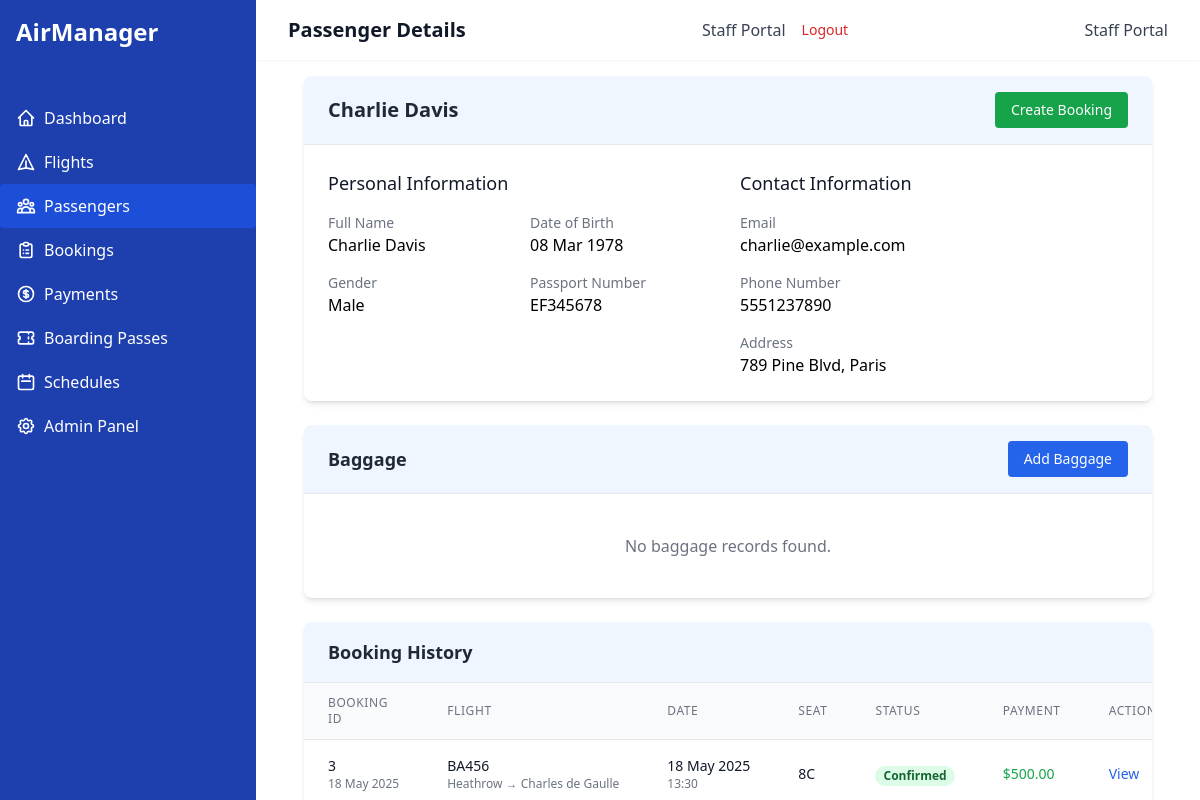
Screenshot of /passengers/3/ (signed in) with the database file from the repository.
### airline_app/models.py (models this page shows, shortened)
class Passenger(models.Model):
    GENDER_CHOICES = [
        ('M', 'Male'),
        ('F', 'Female'),
        ('O', 'Other'),
    ]
    passenger_id = models.AutoField(primary_key=True)
    name = models.CharField(max_length=100)
    date_of_birth = models.DateField()
    gender = models.CharField(max_length=1, choices=GENDER_CHOICES)
    email = models.EmailField()
    phone_number = models.CharField(max_length=15)
    passport_number = models.CharField(max_length=20, unique=True)
    address = models.TextField()

class Booking(models.Model):
    STATUS_CHOICES = [
        ('CONFIRMED', 'Confirmed'),
        ('PENDING', 'Pending'),
        ('CANCELLED', 'Cancelled'),
    ]
    booking_id = models.AutoField(primary_key=True)
    booking_date = models.DateTimeField(auto_now_add=True)
    seat_number = models.CharField(max_length=5)
    passenger = models.ForeignKey(Passenger, on_delete=models.CASCADE, related_name='bookings')
    flight = models.ForeignKey(Flight, on_delete=models.CASCADE, related_name='bookings')
    status = models.CharField(max_length=10, choices=STATUS_CHOICES, default='PENDING')
    class Meta:
        unique_together = ('flight', 'seat_number')

class Flight(models.Model):
    flight_id = models.AutoField(primary_key=True)
    flight_number = models.CharField(max_length=10, unique=True)
    departure_time = models.DateTimeField()
    arrival_time = models.DateTimeField()
    source_airport = models.ForeignKey(Airport, on_delete=models.CASCADE, related_name='departing_flights')
    destination_airport = models.ForeignKey(Airport, on_delete=models.CASCADE, related_name='arriving_flights')
    aircraft = models.ForeignKey(Aircraft, on_delete=models.CASCADE, related_name='flights')
    crew = models.ManyToManyField(CrewMember, related_name='flights')

class Airport(models.Model):
    airport_id = models.AutoField(primary_key=True)
    airport_name = models.CharField(max_length=100)
    location = models.CharField(max_length=100)
    country = models.CharField(max_length=50)

class Payment(models.Model):
    PAYMENT_METHOD_CHOICES = [
        ('CREDIT_CARD', 'Credit Card'),
        ('DEBIT_CARD', 'Debit Card'),
        ('PAYPAL', 'PayPal'),
        ('BANK_TRANSFER', 'Bank Transfer'),
    ]
    payment_id = models.AutoField(primary_key=True)
    amount = models.DecimalField(max_digits=10, decimal_places=2)
    payment_method = models.CharField(max_length=15, choices=PAYMENT_METHOD_CHOICES)
    payment_date = models.DateTimeField(auto_now_add=True)
    booking = models.OneToOneField(Booking, on_delete=models.CASCADE, related_name='payment')

### airline_app/views.py (the view)
# urls.py: path('passengers/<int:pk>/', views.PassengerDetailView.as_view(), name='passenger-detail'),
class PassengerDetailView(LoginRequiredMixin, DetailView):
    model = Passenger
    template_name = 'airline_app/passenger_detail.html'
    context_object_name = 'passenger'
    def get_context_data(self, **kwargs):
        context = super().get_context_data(**kwargs)
        context['bookings'] = self.object.bookings.all()
        context['baggage'] = self.object.baggage.all()
        return context

### airline_app/templates/airline_app/passenger_detail.html (shortened to what this page needs)
{% extends 'airline_app/base.html' %}
{% block header %}Passenger Details{% endblock %}
{% block content %}
<div class="bg-white rounded-lg shadow-md overflow-hidden mb-6">
    <div class="bg-blue-50 px-6 py-4 border-b border-gray-200 flex justify-between items-center">
        <h2 class="text-xl font-semibold text-gray-800">{{ passenger.name }}</h2>
        <div class="flex space-x-2">
            <a href="{% url 'booking-create' %}?passenger={{ passenger.pk }}" class="bg-green-600 hover:bg-green-700 text-white text-sm font-medium py-2 px-4 rounded transition-colors">
                Create Booking
            </a>
        </div>
    </div>
    <div class="p-6">
        <div class="grid grid-cols-1 md:grid-cols-2 gap-6">
            <div>
                <h3 class="text-lg font-medium text-gray-900 mb-4">Personal Information</h3>
                <div class="grid grid-cols-2 gap-4">
                    <div>
                        <p class="text-sm text-gray-500">Full Name</p>
                        <p class="text-base font-medium">{{ passenger.name }}</p>
                    </div>
                    <div>
                        <p class="text-sm text-gray-500">Date of Birth</p>
                        <p class="text-base font-medium">{{ passenger.date_of_birth|date:"d M Y" }}</p>
                    </div>
                    <div>
                        <p class="text-sm text-gray-500">Gender</p>
                        <p class="text-base font-medium">{{ passenger.get_gender_display }}</p>
                    </div>
                    <div>
                        <p class="text-sm text-gray-500">Passport Number</p>
                        <p class="text-base font-medium">{{ passenger.passport_number }}</p>
                    </div>
                </div>
            </div>
            <div>
                <h3 class="text-lg font-medium text-gray-900 mb-4">Contact Information</h3>
                <div class="grid grid-cols-1 gap-4">
                    <div>
                        <p class="text-sm text-gray-500">Email</p>
                        <p class="text-base font-medium">{{ passenger.email }}</p>
                    </div>
                    <div>
                        <p class="text-sm text-gray-500">Phone Number</p>
                        <p class="text-base font-medium">{{ passenger.phone_number }}</p>
                    </div>
                    <div>
                        <p class="text-sm text-gray-500">Address</p>
                        <p class="text-base font-medium">{{ passenger.address }}</p>
                    </div>
                </div>
            </div>
        </div>
    </div>
</div>
<div class="bg-white rounded-lg shadow-md overflow-hidden mb-6">
    <div class="bg-blue-50 px-6 py-4 border-b border-gray-200 flex justify-between items-center">
        <h2 class="text-lg font-semibold text-gray-800">Baggage</h2>
        <a href="#" class="bg-blue-600 hover:bg-blue-700 text-white text-sm font-medium py-2 px-4 rounded transition-colors">
            Add Baggage
        </a>
    </div>
    <div class="p-6">
        <div class="grid grid-cols-1 md:grid-cols-3 gap-4">
            {% for bag in passenger.baggage.all %}
            <div class="bg-gray-50 border border-gray-200 rounded-lg p-4">
                <div class="flex justify-between items-center mb-2">
                    <span class="inline-flex items-center px-2.5 py-0.5 rounded-full text-xs font-medium bg-blue-100 text-blue-800">
                        {{ bag.get_type_display }}
                    </span>
                    <span class="text-gray-500 text-sm">ID: {{ bag.baggage_id }}</span>
                </div>
                <div class="flex items-center justify-center mt-2">
                    <svg class="h-10 w-10 text-gray-400" fill="none" stroke="currentColor" viewBox="0 0 24 24" xmlns="http://www.w3.org/2000/svg">
                        <path stroke-linecap="round" stroke-linejoin="round" stroke-width="2" d="M9 12h6m-6 4h6m2 5H7a2 2 0 01-2-2V5a2 2 0 012-2h5.586a1 1 0 01.707.293l5.414 5.414a1 1 0 01.293.707V19a2 2 0 01-2 2z"></path>
                    </svg>
                </div>
                <div class="text-center mt-2">
                    <p class="text-lg font-bold">{{ bag.weight }} kg</p>
                </div>
            </div>
            {% empty %}
            <div class="col-span-3 text-center py-4">
                <p class="text-gray-500">No baggage records found.</p>
            </div>
            {% endfor %}
        </div>
    </div>
</div>
<div class="bg-white rounded-lg shadow-md overflow-hidden">
    <div class="bg-blue-50 px-6 py-4 border-b border-gray-200">
        <h2 class="text-lg font-semibold text-gray-800">Booking History</h2>
    </div>
    <div class="overflow-x-auto">
        <table class="min-w-full divide-y divide-gray-200">
            <thead class="bg-gray-50">
                <tr>
                    <th class="px-6 py-3 text-left text-xs font-medium text-gray-500 uppercase tracking-wider">Booking ID</th>
                    <th class="px-6 py-3 text-left text-xs font-medium text-gray-500 uppercase tracking-wider">Flight</th>
                    <th class="px-6 py-3 text-left text-xs font-medium text-gray-500 uppercase tracking-wider">Date</th>
                    <th class="px-6 py-3 text-left text-xs font-medium text-gray-500 uppercase tracking-wider">Seat</th>
                    <th class="px-6 py-3 text-left text-xs font-medium text-gray-500 uppercase tracking-wider">Status</th>
                    <th class="px-6 py-3 text-left text-xs font-medium text-gray-500 uppercase tracking-wider">Payment</th>
                    <th class="px-6 py-3 text-left text-xs font-medium text-gray-500 uppercase tracking-wider">Actions</th>
                </tr>
            </thead>
            <tbody class="bg-white divide-y divide-gray-200">
                {% for booking in passenger.bookings.all %}
                <tr class="hover:bg-gray-50 transition-colors">
                    <td class="px-6 py-4 whitespace-nowrap">
                        <div class="text-sm font-medium text-gray-900">{{ booking.booking_id }}</div>
                        <div class="text-xs text-gray-500">{{ booking.booking_date|date:"d M Y" }}</div>
                    </td>
                    <td class="px-6 py-4 whitespace-nowrap">
                        <div class="text-sm font-medium text-gray-900">{{ booking.flight.flight_number }}</div>
                        <div class="text-xs text-gray-500">
                            {{ booking.flight.source_airport.airport_name }} → {{ booking.flight.destination_airport.airport_name }}
                        </div>
                    </td>
                    <td class="px-6 py-4 whitespace-nowrap">
                        <div class="text-sm text-gray-900">{{ booking.flight.departure_time|date:"d M Y" }}</div>
                        <div class="text-xs text-gray-500">{{ booking.flight.departure_time|date:"H:i" }}</div>
                    </td>
                    <td class="px-6 py-4 whitespace-nowrap text-sm text-gray-900">
                        {{ booking.seat_number }}
                    </td>
                    <td class="px-6 py-4 whitespace-nowrap">
                        {% if booking.status == 'CONFIRMED' %}
                        <span class="px-2 inline-flex text-xs leading-5 font-semibold rounded-full bg-green-100 text-green-800">
                            Confirmed
                        </span>
                        {% elif booking.status == 'PENDING' %}
                        <span class="px-2 inline-flex text-xs leading-5 font-semibold rounded-full bg-yellow-100 text-yellow-800">
                            Pending
                        </span>
                        {% else %}
                        <span class="px-2 inline-flex text-xs leading-5 font-semibold rounded-full bg-red-100 text-red-800">
                            Cancelled
                        </span>
                        {% endif %}
                    </td>
                    <td class="px-6 py-4 whitespace-nowrap text-sm text-gray-500">
                        {% if booking.payment %}
                        <span class="text-green-600">${{ booking.payment.amount }}</span>
                        {% else %}
                        <span class="text-red-600">Unpaid</span>
                        {% endif %}
                    </td>
                    <td class="px-6 py-4 whitespace-nowrap text-sm text-gray-500">
                        <a href="{% url 'booking-detail' booking.pk %}" class="text-blue-600 hover:text-blue-900 mr-3">View</a>
                    </td>
                </tr>
                {% empty %}
                <tr>
                    <td colspan="7" class="px-6 py-4 text-center text-gray-500">No bookings found for this passenger.</td>
                </tr>
                {% endfor %}
            </tbody>
        </table>
    </div>
</div>
{% endblock %}

### rows the page displays
Passenger: name "Charlie Davis", date_of_birth "08 Mar 1978", gender "Male", passport_number "EF345678", email "charlie@example.com", phone_number "5551237890", address "789 Pine Blvd, Paris"
Booking: booking_id "3", booking_date "18 May 2025", flight.flight_number "BA456", flight.source_airport.airport_name "Heathrow", flight.destination_airport.airport_name "Charles de Gaulle", flight.departure_time "18 May 2025", flight.departure_time "13:30", seat_number "8C", status "Confirmed", payment.amount "500.00"
